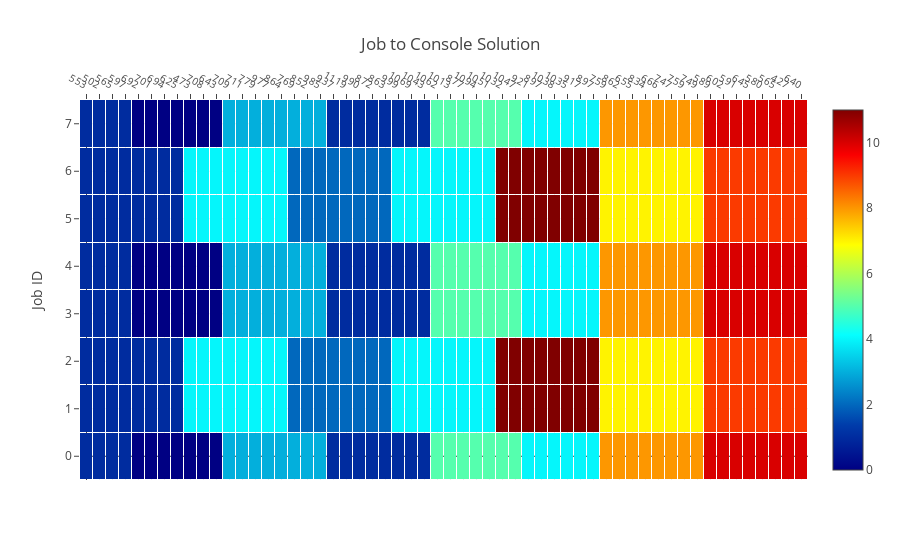

Notebook source saved alongside this figure:
### Markdown cell above
We can see that the first few time periods only require one group, then we switch to two until late in the time horizon when we can switch back to one. It should be noted that there are time intervals in which we could have just one group but the optimiser chooses not to so as to keep the solution smoother.

Below is the heatmap, now at the agent level:

### Code cell
make_solution_heatmap(m, taskload_parameters, agent_parameters, taskload_array, 
                      agent_heatmap = True, in_notebook=True, annotate_heatmap=False)
